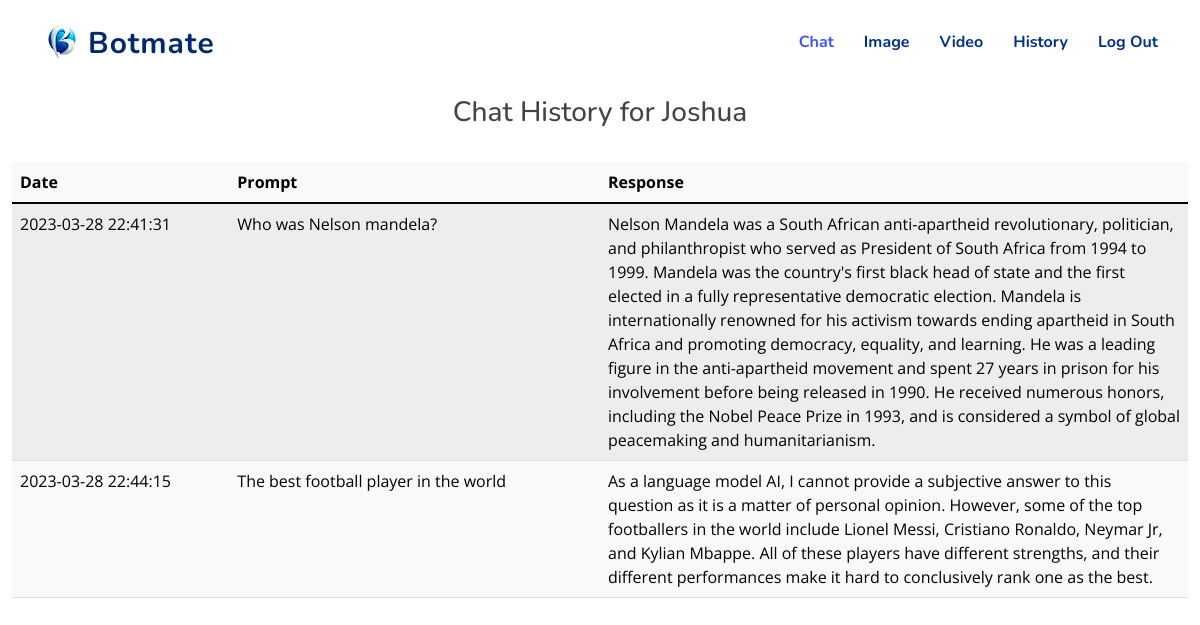
Before: /history/1 (signed in) with the older database file.
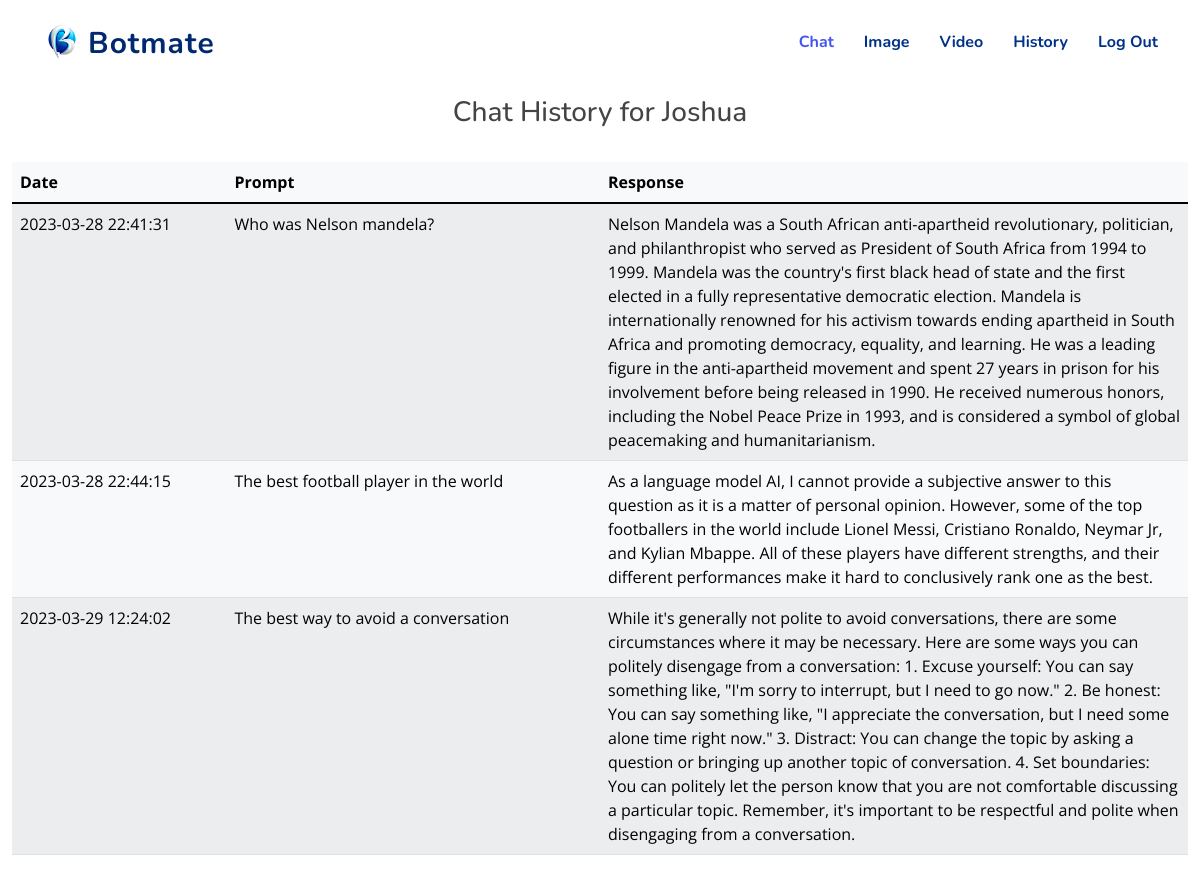
After: the same page with the newer database file.
### app.py (models this page shows)
class User(db.Model):
    id = db.Column(db.Integer, primary_key=True, autoincrement=True)
    username = db.Column(db.String(80), unique=True)
    password = db.Column(db.String(256), unique=True)
    history = db.relationship('History', backref='user', lazy=True)

class History(db.Model):
    id = db.Column(db.Integer, primary_key=True, autoincrement=True)
    user_id = db.Column(db.Integer, db.ForeignKey('user.id'))
    date = db.Column(db.DateTime, nullable=False, default=datetime.utcnow)
    prompt = db.Column(db.String(10000), nullable=False)
    response = db.Column(db.String(10000), nullable=False)

### app.py (the view)
@app.route('/history/<int:user_id>')
@login_required
def history(user_id):
    user = User.query.get(user_id)
    history = user.history
    if history:
        messages = []
        for h in history:
            messages.append({
                'date': h.date.strftime("%Y-%m-%d %H:%M:%S"),
                'prompt': h.prompt,
                'response': h.response.replace('<br>', " ")
                })
        return render_template("history.html", messages=messages, user=user)
    else:
        return render_template("history.html", messages="No history found",
                               user=user)

### app.py (called while the page is built)
@app.after_request
def after_request(response):
    response.headers["Cache-Control"] = "no-cache, no-store, must-revalidate"
    response.headers["Expires"] = 0
    response.headers["Pragma"] = "no-cache"
    return response

### helpers.py (called while the page is built)
def login_required(f):
    @wraps(f)
    def decorated_function(*args, **kwargs):
        if session.get("user_id") is None:
            return redirect("/login")
        return f(*args, **kwargs)
    return decorated_function

### templates/history.html (shortened to what this page needs)
{% extends "base.html" %}
{% block main %}
<br>
<br>
    <h3 class="text-center">Chat History for {{ user.username.capitalize() }}</h3>
    <br>
    {% if messages != "No history found" %}
        <table class="table table-light table-striped table-hover">
            <thead>
                <tr>
                    <th scope="col">Date</th>
                    <th scope="col">Prompt</th>
                    <th scope="col">Response</th>
                </tr>
            </thead>
            <tbody class="table-group-divider">
                {% for message in messages %}
                    <tr>
                        <td>{{ message.date }}</td>
                        <td>{{ message.prompt }}</td>
                        <td class="w-50">{{ message.response }}</td>
                    </tr>
                {% endfor %}
            </tbody>
        </table>
    {% else %}
        <h5>{{ messages }}</h5>
    {% endif %}
{% endblock %}

### templates/base.html (shortened to what this page needs)
<!DOCTYPE html>
<html lang="en">
<head>
  <link href="../static/assets/vendor/aos/aos.css" rel="stylesheet">
  <link href="../static/assets/vendor/bootstrap/css/bootstrap.min.css" rel="stylesheet">
  <link href="../static/assets/vendor/bootstrap-icons/bootstrap-icons.css" rel="stylesheet">
  <link href="../static/assets/css/style.css" rel="stylesheet">
</head>
<body>
  <header id="header" class="header fixed-top">
    <div class="container-fluid container-xl d-flex align-items-center justify-content-between">
      <a href="/" class="logo d-flex align-items-center">
        <img src="../static/assets/img/log.png" alt="">
        <span>Botmate</span>
      </a>
      <nav id="navbar" class="navbar">
	{% if session["user_id"] %}
          <ul>
            <li><a class="nav-link scrollto active" href="/chat">Chat</a></li>
            <li><a class="nav-link scrollto" href="/image">Image</a></li>
            <li><a class="nav-link scrollto" href="/video">Video</a></li>
            <li><a class="nav-link scrollto" href="{{ url_for('history', user_id=session.get('user_id')) }}">History</a></li>
	    <li><a class="nav-link scrollto" href="/logout">Log Out</a></li>
	  </ul>
	{% else %}
	  <ul>
	    <li><a class="nav-link scrollto" href="/register">Register</a></li>
	    <li><a class="nav-link scrollto" href="/login">Login</a></li>
	  </ul>
	  <i class="bi bi-list mobile-nav-toggle"></i>
	{% endif %}
      </nav>
    </div>
  </header>
  <main class="container-fluid py-5">
	{% block main %}{% endblock %}
  </main>
</body>
</html>

### static/assets/css/style.css (style rules this page uses)
:root { scroll-behavior: smooth; }
body { -ms-overflow-style: none; scrollbar-width: none; font-family: "Open Sans", sans-serif; color: #444444; }
a { color: #4154f1; text-decoration: none; }
h1, h2, h3, h4, h5, h6 { font-family: "Nunito", sans-serif; }
.header { transition: all 0.5s; z-index: 997; padding: 20px 0; }
.header .logo { line-height: 0; }
.header .logo img { max-height: 40px; margin-right: 6px; }
.header .logo span { font-size: 30px; font-weight: 700; letter-spacing: 1px; color: #012970; font-family: "Nunito", sans-serif; margin-top: 3px; }
.navbar { padding: 0; }
.navbar ul { margin: 0; padding: 0; display: flex; list-style: none; align-items: center; }
.navbar li { position: relative; }
.navbar a, .navbar a:focus { display: flex; align-items: center; justify-content: space-between; padding: 10px 0 10px 30px; font-family: "Nunito", sans-serif; font-size: 16px; font-weight: 700; color: #013289; white-space: nowrap; transition: 0.3s; }
.navbar a:hover, .navbar .active, .navbar .active:focus, .navbar li:hover>a { color: #4154f1; }

Changed rows visible on the page:
added History: date "2023-03-29 12:24:02", prompt "The best way to avoid a conversation", response "While it's generally not polite to avoid conversations, there are some circumstances where it may be necessary. Here are some ways you can politely disengage from a conversation: 1. Excuse yourself: You can say something like, \"I'm sorry to interrupt, but I need to go now.\" 2. Be honest: You can say something like, \"I appreciate the conversation, but I need some alone time right now.\" 3. Distract: You can change the topic by asking a question or bringing up another topic of conversation. 4. Set boundaries: You can politely let the person know that you are not comfortable discussing a particular topic. Remember, it's important to be respectful and polite when disengaging from a conversation."
